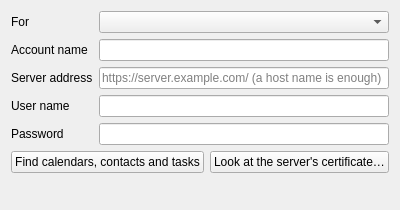
<?xml version="1.0" encoding="UTF-8"?>
<ui version="4.0">
 <class>AddCalendarAccount</class>
 <widget class="QWidget" name="AddCalendarAccount">
  <property name="windowTitle">
   <string>Add account</string>
  </property>
  <layout class="QVBoxLayout" name="layout" stretch="0,0,0,1,0">
   <item>
    <layout class="QFormLayout" name="fields">
     <item row="0" column="0">
      <widget class="QLabel" name="forLabel">
       <property name="text">
        <string>For</string>
       </property>
       <property name="buddy">
        <cstring>target</cstring>
       </property>
      </widget>
     </item>
     <item row="0" column="1">
      <widget class="QComboBox" name="target" />
     </item>
     <item row="1" column="0">
      <widget class="QLabel" name="accountNameLabel">
       <property name="text">
        <string>Account name</string>
       </property>
       <property name="buddy">
        <cstring>accountName</cstring>
       </property>
      </widget>
     </item>
     <item row="1" column="1">
      <widget class="QLineEdit" name="accountName" />
     </item>
     <item row="2" column="0">
      <widget class="QLabel" name="urlLabel">
       <property name="text">
        <string>Server address</string>
       </property>
       <property name="buddy">
        <cstring>url</cstring>
       </property>
      </widget>
     </item>
     <item row="2" column="1">
      <widget class="QLineEdit" name="url">
       <property name="placeholderText">
        <string>https://server.example.com/ (a host name is enough)</string>
       </property>
      </widget>
     </item>
     <item row="3" column="0">
      <widget class="QLabel" name="usernameLabel">
       <property name="text">
        <string>User name</string>
       </property>
       <property name="buddy">
        <cstring>username</cstring>
       </property>
      </widget>
     </item>
     <item row="3" column="1">
      <widget class="QLineEdit" name="username" />
     </item>
     <item row="4" column="0">
      <widget class="QLabel" name="passwordLabel">
       <property name="text">
        <string>Password</string>
       </property>
       <property name="buddy">
        <cstring>password</cstring>
       </property>
      </widget>
     </item>
     <item row="4" column="1">
      <widget class="QLineEdit" name="password" />
     </item>
    </layout>
   </item>
   <item>
    <layout class="QHBoxLayout" name="findRow" stretch="0,0,1">
     <item>
      <widget class="QPushButton" name="find">
       <property name="text">
        <string>Find calendars, contacts and tasks</string>
       </property>
      </widget>
     </item>
     <item>
      <widget class="QPushButton" name="lookAtCertificate">
       <property name="text">
        <string>Look at the server's certificate…</string>
       </property>
      </widget>
     </item>
     <item>
      <spacer name="findRowEnd">
       <property name="orientation">
        <enum>Qt::Horizontal</enum>
       </property>
       <property name="sizeType">
        <enum>QSizePolicy::Expanding</enum>
       </property>
       <property name="sizeHint" stdset="0">
        <size>
         <width>0</width>
         <height>0</height>
        </size>
       </property>
      </spacer>
     </item>
    </layout>
   </item>
   <item>
    <widget class="QLabel" name="result">
     <property name="wordWrap">
      <bool>true</bool>
     </property>
    </widget>
   </item>
   <item>
    <spacer name="resultEnd">
     <property name="orientation">
      <enum>Qt::Vertical</enum>
     </property>
     <property name="sizeType">
      <enum>QSizePolicy::Expanding</enum>
     </property>
     <property name="sizeHint" stdset="0">
      <size>
       <width>0</width>
       <height>0</height>
      </size>
     </property>
    </spacer>
   </item>
   <item>
    <widget class="QDialogButtonBox" name="buttons" />
   </item>
  </layout>
 </widget>
 <resources />
 <connections />
</ui>
